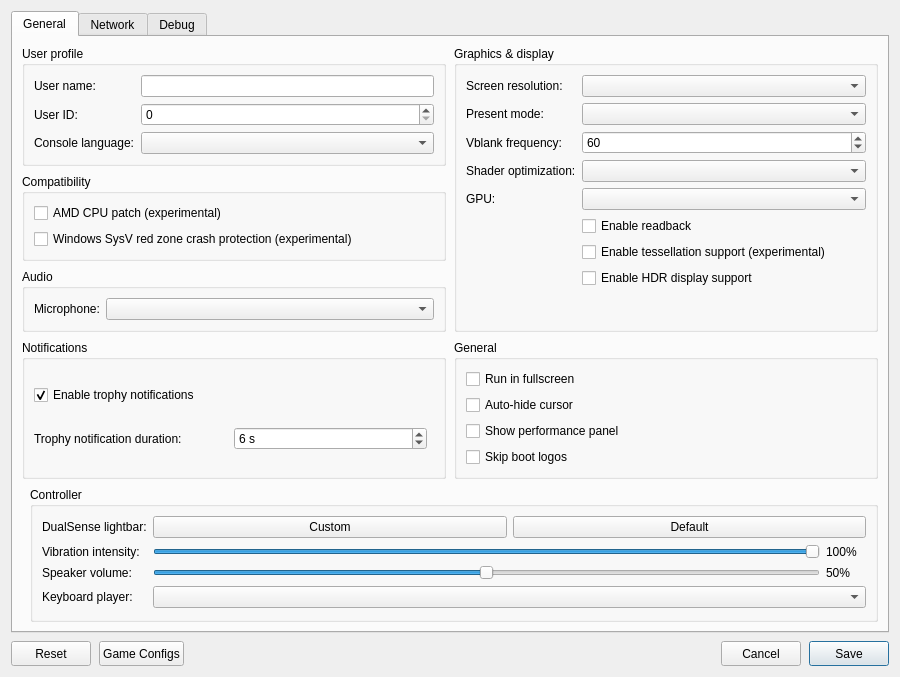
<?xml version="1.0" encoding="UTF-8"?>
<ui version="4.0">
 <class>ConfigurationEditDialog</class>
 <widget class="QDialog" name="ConfigurationEditDialog">
  <property name="geometry">
   <rect>
    <x>0</x>
    <y>0</y>
    <width>900</width>
    <height>620</height>
   </rect>
  </property>
  <property name="windowTitle">
   <string>Settings</string>
  </property>
  <property name="locale">
   <locale language="English" country="UnitedStates"/>
  </property>
  <layout class="QVBoxLayout" name="dialogLayout">
   <property name="spacing"><number>8</number></property>
   <item>
    <widget class="QTabWidget" name="settings_tabs">
     <property name="currentIndex"><number>0</number></property>
     <widget class="QWidget" name="settings_tab">
      <attribute name="title"><string>General</string></attribute>
      <layout class="QGridLayout" name="gridLayout">
       <property name="horizontalSpacing">
        <number>8</number>
       </property>
       <property name="verticalSpacing">
        <number>8</number>
       </property>
       <item row="0" column="0" colspan="2">
        <layout class="QGridLayout" name="sectionsLayout" columnstretch="1,1">
         <property name="horizontalSpacing">
          <number>8</number>
         </property>
         <property name="verticalSpacing">
          <number>8</number>
         </property>
         <item row="0" column="0">
          <widget class="QGroupBox" name="user_profile_group">
           <property name="title">
            <string>User profile</string>
           </property>
           <layout class="QFormLayout" name="userProfileLayout">
            <property name="fieldGrowthPolicy">
             <enum>QFormLayout::AllNonFixedFieldsGrow</enum>
            </property>
            <item row="0" column="0">
             <widget class="QLabel" name="label_user_name">
              <property name="text"><string>User name:</string></property>
             </widget>
            </item>
            <item row="0" column="1">
             <widget class="MandatoryLineEdit" name="lineEdit_user_name">
              <property name="toolTip"><string>Local user name exposed to games</string></property>
              <property name="clearButtonEnabled"><bool>true</bool></property>
             </widget>
            </item>
            <item row="1" column="0">
             <widget class="QLabel" name="label_user_id">
              <property name="text"><string>User ID:</string></property>
             </widget>
            </item>
            <item row="1" column="1">
             <widget class="QSpinBox" name="spinBox_user_id">
              <property name="toolTip"><string>Local user ID exposed to games</string></property>
             </widget>
            </item>
            <item row="2" column="0">
             <widget class="QLabel" name="label_console_language">
              <property name="text"><string>Console language:</string></property>
             </widget>
            </item>
            <item row="2" column="1">
             <widget class="QComboBox" name="comboBox_console_language">
              <property name="toolTip"><string>Language</string></property>
             </widget>
            </item>
           </layout>
          </widget>
         </item>
         <item row="2" column="0">
          <widget class="QGroupBox" name="audio_group">
           <property name="title"><string>Audio</string></property>
           <layout class="QFormLayout" name="audioLayout">
            <property name="fieldGrowthPolicy">
             <enum>QFormLayout::AllNonFixedFieldsGrow</enum>
            </property>
            <item row="0" column="0">
             <widget class="QLabel" name="label_audio_input_device">
              <property name="text"><string>Microphone:</string></property>
             </widget>
            </item>
            <item row="0" column="1">
             <widget class="QComboBox" name="comboBox_audio_input_device"/>
            </item>
           </layout>
          </widget>
         </item>
         <item row="0" column="1" rowspan="3">
          <widget class="QGroupBox" name="graphics_group">
           <property name="title">
            <string>Graphics &amp;&amp; display</string>
           </property>
           <layout class="QFormLayout" name="graphicsLayout">
            <property name="fieldGrowthPolicy">
             <enum>QFormLayout::AllNonFixedFieldsGrow</enum>
            </property>
            <item row="0" column="0">
             <widget class="QLabel" name="label_screen_resolution">
              <property name="text"><string>Screen resolution:</string></property>
             </widget>
            </item>
            <item row="0" column="1">
             <widget class="QComboBox" name="comboBox_screen_resolution">
              <property name="toolTip"><string>Window resolution</string></property>
             </widget>
            </item>
            <item row="1" column="0">
             <widget class="QLabel" name="label_present_mode">
              <property name="text"><string>Present mode:</string></property>
             </widget>
            </item>
            <item row="1" column="1">
             <widget class="QComboBox" name="comboBox_present_mode">
              <property name="toolTip"><string>Vulkan swapchain presentation mode</string></property>
             </widget>
            </item>
            <item row="2" column="0">
             <widget class="QLabel" name="label_vblank_frequency">
              <property name="text"><string>Vblank frequency:</string></property>
             </widget>
            </item>
            <item row="2" column="1">
             <widget class="QSpinBox" name="spinBox_vblank_frequency">
              <property name="toolTip"><string>Virtual display refresh rate used for frame pacing</string></property>
              <property name="minimum"><number>30</number></property>
              <property name="maximum"><number>360</number></property>
              <property name="value"><number>60</number></property>
             </widget>
            </item>
            <item row="3" column="0">
             <widget class="QLabel" name="label_shader_optimization">
              <property name="text"><string>Shader optimization:</string></property>
             </widget>
            </item>
            <item row="3" column="1">
             <widget class="QComboBox" name="comboBox_shader_optimization_type">
              <property name="toolTip"><string>Optimize shaders for code size or performance</string></property>
             </widget>
            </item>
            <item row="4" column="0">
             <widget class="QLabel" name="label_gpu">
              <property name="text"><string>GPU:</string></property>
             </widget>
            </item>
            <item row="4" column="1">
             <widget class="QComboBox" name="comboBox_gpu">
              <property name="toolTip"><string>Graphics device used by the emulator</string></property>
             </widget>
            </item>
            <item row="5" column="1">
             <widget class="QCheckBox" name="checkBox_readback">
              <property name="toolTip"><string>Read back writable linear images</string></property>
              <property name="text"><string>Enable readback</string></property>
             </widget>
            </item>
            <item row="6" column="1">
             <widget class="QCheckBox" name="checkBox_tessellation">
              <property name="toolTip"><string>Draw tessellated geometry. Disabled by default; unsupported tessellation may cause crashes.</string></property>
              <property name="text"><string>Enable tessellation support (experimental)</string></property>
             </widget>
            </item>
            <item row="7" column="1">
             <widget class="QCheckBox" name="checkBox_hdr">
              <property name="toolTip"><string>Enable HDR10 output for supported games. Requires HDR enabled on the host display.</string></property>
              <property name="text"><string>Enable HDR display support</string></property>
             </widget>
            </item>
           </layout>
          </widget>
         </item>
         <item row="3" column="0">
          <widget class="QGroupBox" name="notifications_group">
           <property name="title"><string>Notifications</string></property>
           <layout class="QVBoxLayout" name="notificationsLayout">
            <item>
             <widget class="QCheckBox" name="checkBox_trophy_notifications">
              <property name="toolTip"><string>Show trophy unlock notifications and play their sound.
    To use your own sound, replace the emulator's assets/sounds/trophy-unlock.wav with a WAV file and restart the game.</string></property>
              <property name="text"><string>Enable trophy notifications</string></property>
              <property name="checked"><bool>true</bool></property>
             </widget>
            </item>
            <item>
             <layout class="QHBoxLayout" name="trophyDurationLayout">
              <item>
               <widget class="QLabel" name="label_trophy_duration">
                <property name="text"><string>Trophy notification duration:</string></property>
               </widget>
              </item>
              <item>
               <widget class="QSpinBox" name="spinBox_trophy_duration">
                <property name="toolTip"><string>How long each trophy unlock notification stays on screen.</string></property>
                <property name="suffix"><string> s</string></property>
                <property name="minimum"><number>5</number></property>
                <property name="maximum"><number>10</number></property>
                <property name="value"><number>6</number></property>
               </widget>
              </item>
              <item>
               <spacer name="trophyDurationSpacer">
                <property name="orientation"><enum>Qt::Horizontal</enum></property>
               </spacer>
              </item>
             </layout>
            </item>
           </layout>
          </widget>
         </item>
         <item row="3" column="1">
          <widget class="QGroupBox" name="general_group">
           <property name="title"><string>General</string></property>
           <layout class="QVBoxLayout" name="generalLayout">
            <item>
             <widget class="QCheckBox" name="checkBox_fullscreen">
              <property name="toolTip"><string>Run in borderless desktop fullscreen</string></property>
              <property name="text"><string>Run in fullscreen</string></property>
             </widget>
            </item>
            <item>
             <widget class="QCheckBox" name="checkBox_hide_cursor">
              <property name="toolTip"><string>Hide the host cursor after 2 seconds without mouse activity</string></property>
              <property name="text"><string>Auto-hide cursor</string></property>
             </widget>
            </item>
            <item>
             <widget class="QCheckBox" name="checkBox_perf_overlay">
              <property name="toolTip"><string>Show FPS, frame times, CPU/GPU usage, RAM and memory pressure in the game window. Press F2 (Cmd+P on macOS) to toggle it, and add Shift for the detailed view.</string></property>
              <property name="text"><string>Show performance panel</string></property>
             </widget>
            </item>
            <item>
             <widget class="QCheckBox" name="checkBox_skip_notice_screen">
              <property name="toolTip"><string>Skip startup logos and notices in supported games.</string></property>
              <property name="text"><string>Skip boot logos</string></property>
             </widget>
            </item>
           </layout>
          </widget>
         </item>
         <item row="1" column="0">
          <widget class="QGroupBox" name="compatibility_group">
           <property name="title">
            <string>Compatibility</string>
           </property>
           <layout class="QVBoxLayout" name="compatibilityLayout">
            <item>
             <widget class="QCheckBox" name="checkBox_amd_cpu">
              <property name="toolTip"><string>Patch CPU instructions that differ between AMD and the host CPU.</string></property>
              <property name="text"><string>AMD CPU patch (experimental)</string></property>
             </widget>
            </item>
            <item>
             <widget class="QCheckBox" name="checkBox_red_zone_protection">
              <property name="toolTip"><string>Helps prevent crashes in some games on Windows</string></property>
              <property name="text"><string>Windows SysV red zone crash protection (experimental)</string></property>
             </widget>
            </item>
           </layout>
          </widget>
         </item>
        </layout>
       </item>
       <item row="1" column="1">
        <widget class="QGroupBox" name="controller_group">
         <property name="title"><string>Controller</string></property>
         <layout class="QFormLayout" name="controllerLayout">
          <property name="fieldGrowthPolicy"><enum>QFormLayout::AllNonFixedFieldsGrow</enum></property>
          <item row="0" column="0">
           <widget class="QLabel" name="label_controller_color">
            <property name="text"><string>DualSense lightbar:</string></property>
           </widget>
          </item>
          <item row="0" column="1">
           <layout class="QHBoxLayout" name="controllerColorLayout">
            <item>
             <widget class="QPushButton" name="button_controller_color">
              <property name="toolTip"><string>Choose and preview a fixed LED color. Bluetooth DualSense may take several seconds to update.</string></property>
              <property name="text"><string>Custom</string></property>
             </widget>
            </item>
            <item>
             <widget class="QPushButton" name="button_controller_color_reset">
              <property name="toolTip"><string>Let the game control the lightbar</string></property>
              <property name="text"><string>Default</string></property>
             </widget>
            </item>
           </layout>
          </item>
          <item row="1" column="0">
           <widget class="QLabel" name="label_controller_vibration">
            <property name="text"><string>Vibration intensity:</string></property>
           </widget>
          </item>
          <item row="1" column="1">
           <layout class="QHBoxLayout" name="controllerVibrationLayout">
            <item>
             <widget class="QSlider" name="slider_controller_vibration">
              <property name="toolTip"><string>Scale DualSense vibration over USB and Bluetooth</string></property>
              <property name="maximum"><number>100</number></property>
              <property name="value"><number>100</number></property>
              <property name="orientation"><enum>Qt::Horizontal</enum></property>
             </widget>
            </item>
            <item>
             <widget class="QLabel" name="label_controller_vibration_value">
              <property name="minimumSize"><size><width>40</width><height>0</height></size></property>
              <property name="text"><string>100%</string></property>
             </widget>
            </item>
           </layout>
          </item>
          <item row="2" column="0">
           <widget class="QLabel" name="label_controller_volume">
            <property name="text"><string>Speaker volume:</string></property>
           </widget>
          </item>
          <item row="2" column="1">
           <layout class="QHBoxLayout" name="controllerVolumeLayout">
            <item>
             <widget class="QSlider" name="slider_controller_volume">
              <property name="toolTip"><string>Scale the DualSense speaker over USB and Bluetooth. 50% is the previous default; 100% adds 6 dB of gain.</string></property>
              <property name="maximum"><number>100</number></property>
              <property name="value"><number>50</number></property>
              <property name="orientation"><enum>Qt::Horizontal</enum></property>
             </widget>
            </item>
            <item>
             <widget class="QLabel" name="label_controller_volume_value">
              <property name="minimumSize"><size><width>40</width><height>0</height></size></property>
              <property name="text"><string>50%</string></property>
             </widget>
            </item>
           </layout>
          </item>
          <item row="3" column="0">
           <widget class="QLabel" name="label_keyboard_player">
            <property name="text"><string>Keyboard player:</string></property>
           </widget>
          </item>
          <item row="3" column="1">
           <widget class="QComboBox" name="comboBox_keyboard_player">
            <property name="toolTip"><string>Gamepads fill the remaining players in connection order. Every player uses the same input mapping.</string></property>
           </widget>
          </item>
         </layout>
        </widget>
       </item>
      </layout>
     </widget>
     <widget class="QWidget" name="network_tab">
      <attribute name="title"><string>Network</string></attribute>
      <layout class="QVBoxLayout" name="networkTabLayout">
       <item>
        <widget class="QCheckBox" name="checkBox_network_connected">
         <property name="toolTip"><string>Let games use your computer's local network connection.</string></property>
         <property name="text"><string>Enable network connection</string></property>
        </widget>
       </item>
       <item>
        <spacer name="networkSpacer">
         <property name="orientation"><enum>Qt::Vertical</enum></property>
         <property name="sizeHint" stdset="0"><size><width>20</width><height>40</height></size></property>
        </spacer>
       </item>
      </layout>
     </widget>
     <widget class="QWidget" name="debug_tab">
      <attribute name="title"><string>Debug</string></attribute>
      <layout class="QVBoxLayout" name="debugTabLayout">
       <item>
        <widget class="QGroupBox" name="debug_group">
         <property name="title">
          <string>Debugging &amp;&amp; logs</string>
         </property>
         <layout class="QGridLayout" name="debugLayout" columnstretch="0,1,0,1">
          <property name="horizontalSpacing"><number>8</number></property>
          <property name="verticalSpacing"><number>6</number></property>
          <item row="0" column="0" colspan="2">
           <widget class="QCheckBox" name="checkBox_vulkan_validation">
            <property name="toolTip"><string>Enable Vulkan validation layers</string></property>
            <property name="text"><string>Vulkan validation</string></property>
            <property name="checked"><bool>true</bool></property>
           </widget>
          </item>
          <item row="0" column="2" colspan="2">
           <widget class="QCheckBox" name="checkBox_shader_validation">
            <property name="toolTip"><string>Validate SPIR-V binary</string></property>
            <property name="text"><string>Shader validation</string></property>
            <property name="checked"><bool>true</bool></property>
           </widget>
          </item>
          <item row="1" column="0" colspan="2">
           <widget class="QCheckBox" name="checkBox_renderdoc_capture">
            <property name="toolTip"><string>Enable RenderDoc capture</string></property>
            <property name="text"><string>RenderDoc capture</string></property>
           </widget>
          </item>
          <item row="1" column="2" colspan="2">
           <widget class="QCheckBox" name="checkBox_cmd_dump">
            <property name="toolTip"><string>Dump command buffers</string></property>
            <property name="text"><string>Command buffer dump</string></property>
           </widget>
          </item>
          <item row="2" column="0">
           <widget class="QLabel" name="label_shader_log_direction">
            <property name="text"><string>Shader logging:</string></property>
           </widget>
          </item>
          <item row="2" column="1">
           <widget class="QComboBox" name="comboBox_shader_log_direction">
            <property name="toolTip"><string>Dump shaders to file or console window. If enabled may decrease emulator performance</string></property>
           </widget>
          </item>
          <item row="2" column="2">
           <widget class="QLabel" name="label_shader_log_folder">
            <property name="text"><string>Shader log folder:</string></property>
           </widget>
          </item>
          <item row="2" column="3">
           <widget class="MandatoryLineEdit" name="lineEdit_shader_log_folder">
            <property name="toolTip"><string>Specify directory to dump shaders</string></property>
            <property name="clearButtonEnabled"><bool>true</bool></property>
           </widget>
          </item>
          <item row="3" column="0">
           <widget class="QLabel" name="label_printf_direction">
            <property name="text"><string>Printf output:</string></property>
           </widget>
          </item>
          <item row="3" column="1">
           <widget class="QComboBox" name="comboBox_printf_direction">
            <property name="toolTip"><string>Print logs to file or console window. If enabled may decrease emulator performance</string></property>
           </widget>
          </item>
          <item row="3" column="2">
           <widget class="QLabel" name="label_printf_file">
            <property name="text"><string>Printf output file:</string></property>
           </widget>
          </item>
          <item row="3" column="3">
           <widget class="MandatoryLineEdit" name="lineEdit_printf_file">
            <property name="toolTip"><string>Specify file to dump logs</string></property>
            <property name="clearButtonEnabled"><bool>true</bool></property>
           </widget>
          </item>
          <item row="4" column="0">
           <widget class="QCheckBox" name="checkBox_profiler">
            <property name="toolTip"><string>Enable the Tracy profiler. Profiling may decrease emulator performance</string></property>
            <property name="text"><string>Tracy profiler</string></property>
           </widget>
          </item>
          <item row="4" column="2">
           <widget class="QLabel" name="label_cmd_dump_folder">
            <property name="text"><string>Command buffer folder:</string></property>
           </widget>
          </item>
          <item row="4" column="3">
           <widget class="MandatoryLineEdit" name="lineEdit_cmd_dump_folder">
            <property name="toolTip"><string>Specify directory to dump command buffers</string></property>
            <property name="clearButtonEnabled"><bool>true</bool></property>
           </widget>
          </item>
         </layout>
        </widget>
       </item>
       <item>
        <widget class="QGroupBox" name="rendering_compatibility_group">
         <property name="title"><string>Rendering compatibility</string></property>
         <layout class="QVBoxLayout" name="renderingCompatibilityLayout">
          <item>
           <widget class="QCheckBox" name="checkBox_sync_raw_image_buffers">
            <property name="toolTip"><string>Can fix missing textures and incorrect transparency (Resident Evil 2).</string></property>
            <property name="text"><string>Accurate texture synchronization</string></property>
           </widget>
          </item>
          <item>
           <widget class="QCheckBox" name="checkBox_support_zmask">
            <property name="toolTip"><string>Can restore missing geometry (High on Life 2).</string></property>
            <property name="text"><string>Support ZMask</string></property>
           </widget>
          </item>
         </layout>
        </widget>
       </item>
       <item>
        <spacer name="debugSpacer">
         <property name="orientation"><enum>Qt::Vertical</enum></property>
         <property name="sizeHint" stdset="0"><size><width>20</width><height>40</height></size></property>
        </spacer>
       </item>
      </layout>
     </widget>
    </widget>
   </item>
   <item>
    <layout class="QHBoxLayout" name="buttonLayout">
     <item>
     <widget class="QPushButton" name="clear_button">
       <property name="minimumSize"><size><width>80</width><height>25</height></size></property>
       <property name="text"><string>Reset</string></property>
       <property name="toolTip"><string>Restore default settings</string></property>
      </widget>
     </item>
     <item>
      <widget class="QPushButton" name="settings_button">
       <property name="minimumSize"><size><width>80</width><height>25</height></size></property>
       <property name="text"><string>Game Configs</string></property>
       <property name="toolTip"><string>Import or export game configs</string></property>
      </widget>
     </item>
     <item>
      <spacer name="buttonSpacer">
       <property name="orientation"><enum>Qt::Horizontal</enum></property>
       <property name="sizeHint" stdset="0"><size><width>40</width><height>20</height></size></property>
      </spacer>
     </item>
     <item>
      <widget class="QPushButton" name="cancel_button">
       <property name="minimumSize"><size><width>80</width><height>25</height></size></property>
       <property name="text"><string>Cancel</string></property>
      </widget>
     </item>
     <item>
      <widget class="QPushButton" name="ok_button">
       <property name="minimumSize"><size><width>80</width><height>25</height></size></property>
       <property name="text"><string>Save</string></property>
       <property name="default"><bool>true</bool></property>
      </widget>
     </item>
    </layout>
   </item>
  </layout>
 </widget>
 <customwidgets>
  <customwidget>
   <class>MandatoryLineEdit</class>
   <extends>QLineEdit</extends>
   <header>mandatoryLineEdit.h</header>
  </customwidget>
 </customwidgets>
 <resources/>
</ui>
